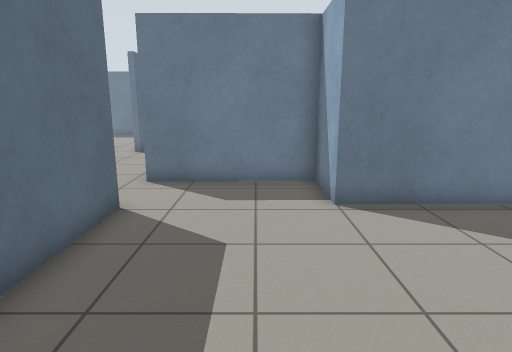
View 1 (above)

23 first-person views from a walk through a robot-simulator world made for Gazebo. The camera is 1.2 m above the floor, tilts 12° down and sees 75° across. The floor is counted in squares, 0.5 m on a side. Each view is taken from the middle of a square. On the plan, view 1 faces up. The plan holds only what a view shows up to about 19 squares ahead; the rest is blank.

View 2
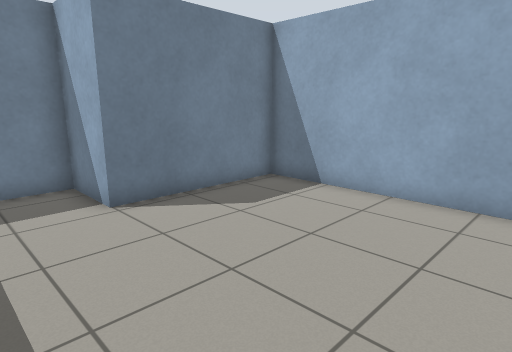

View 3
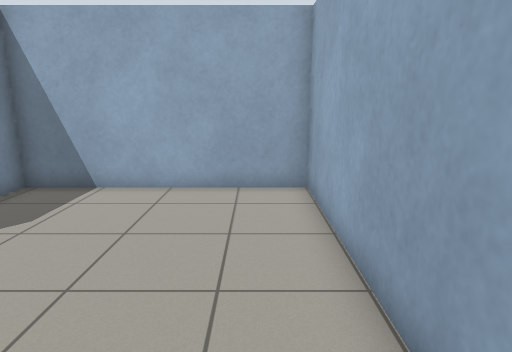

View 4
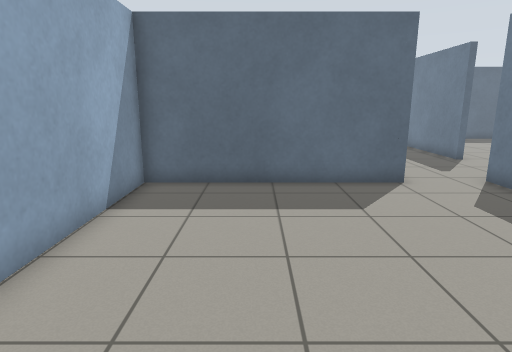

View 5
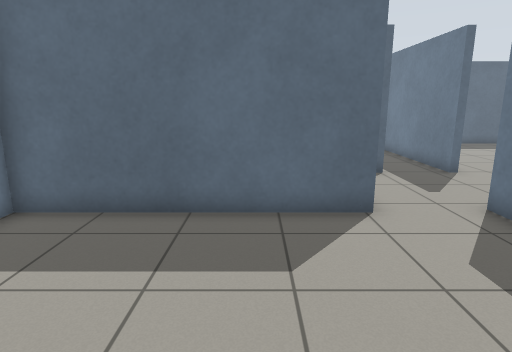

View 6
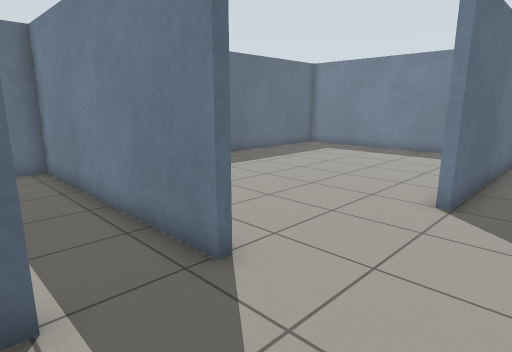

View 7
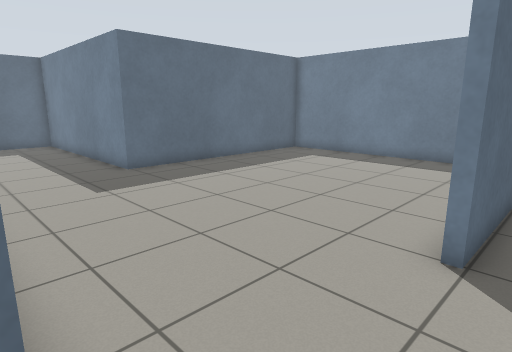

View 8
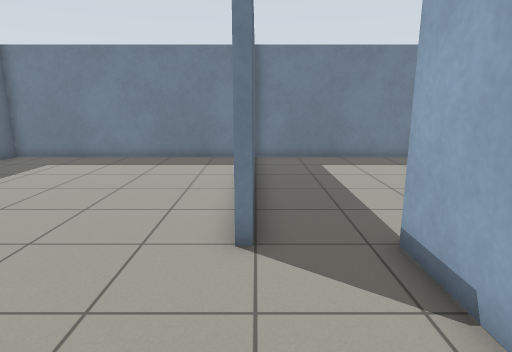

View 9
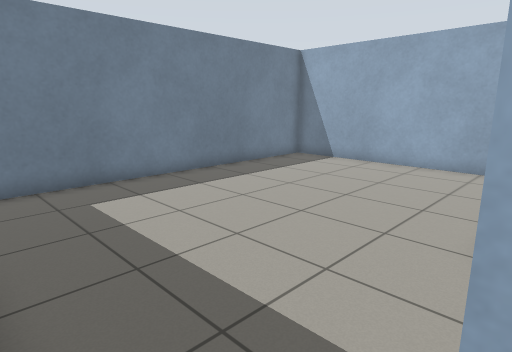

View 10
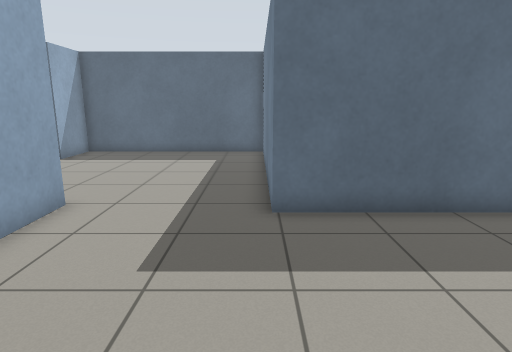

View 11
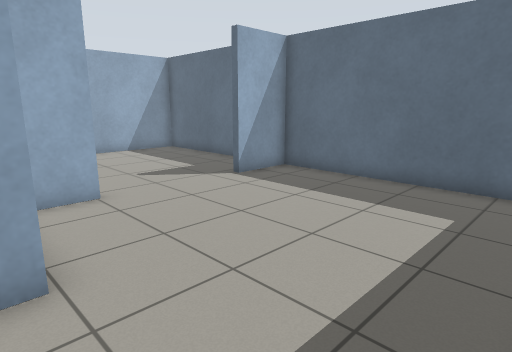

View 12
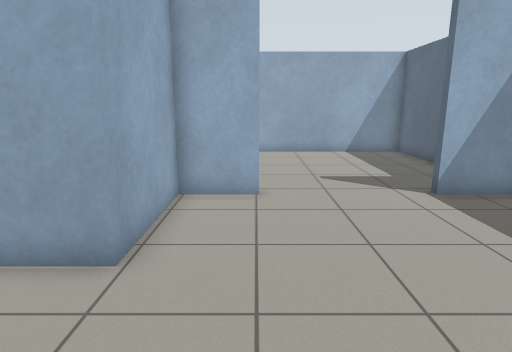

View 13
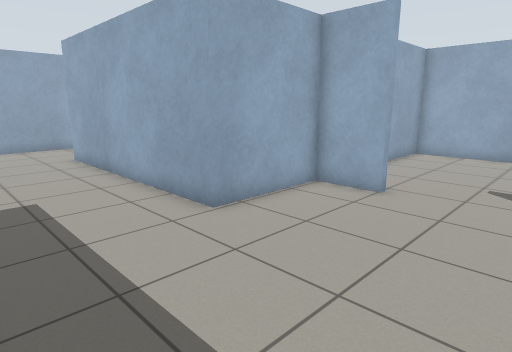

View 14
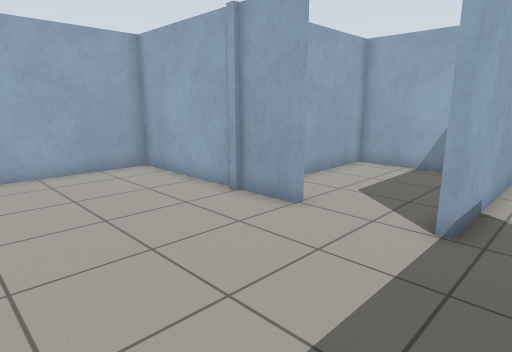

View 15
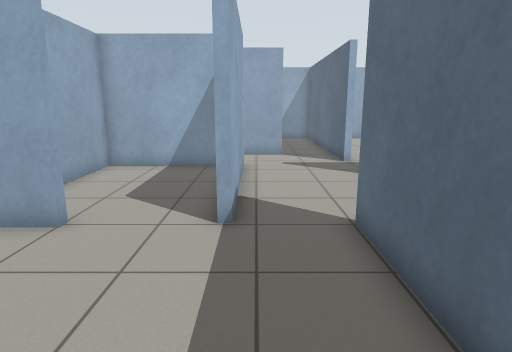

View 16
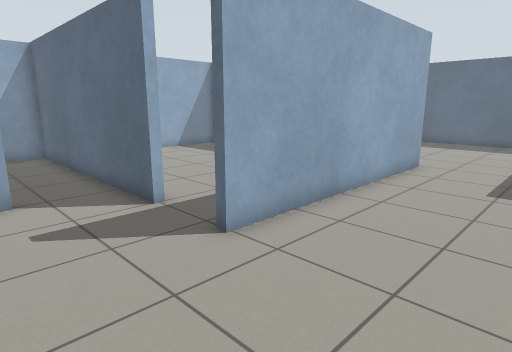

View 17
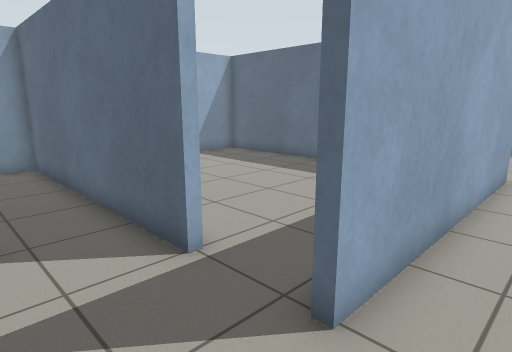

View 18
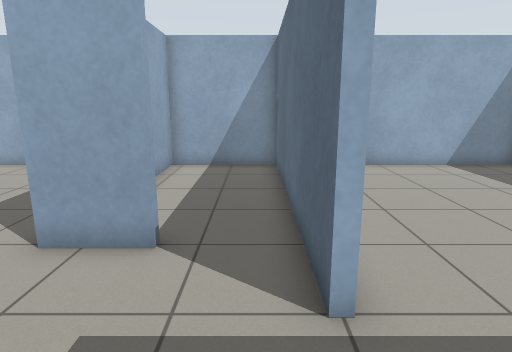

View 19
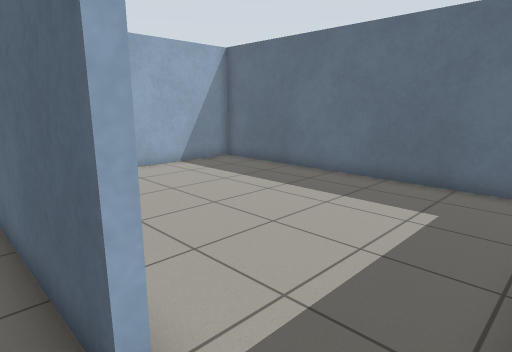

View 20
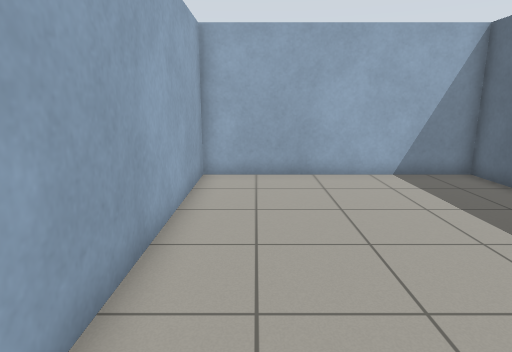

View 21
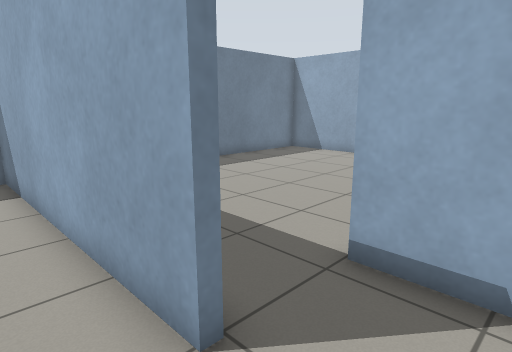

View 22
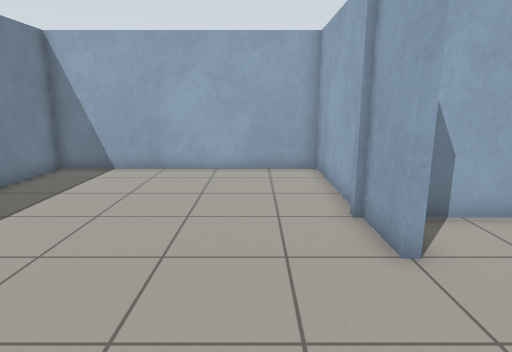

View 23
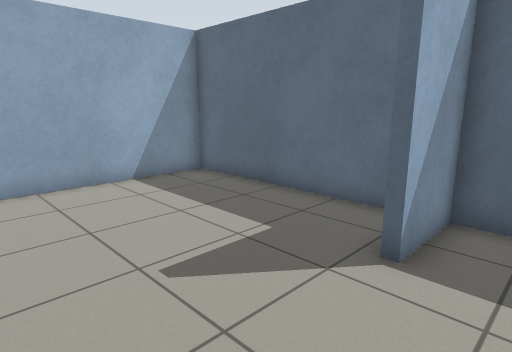

### Floor plan
Points are (right, up) in squares from view 1. A wall is a line through its corners. A room is listed if a view was taken in it or the views show most of it. See-through windows are left out.
Room 1 (views 1, 2, 3, 4, 5)
walls: (-3.3, 7.7) (-3.3, -0.5) (7.6, -0.5) (7.6, 7.9) (1.9, 7.9) (1.9, 10.5) (-3.5, 10.4)
ways out: opening at (-3, 8.5) to room 2
Room 2 (views 6, 7, 8, 19)
walls: (-7.8, 9.6) (-7.8, 7.4); (-3.5, 10.4) (-3.5, 12.4); (-5.3, 7.2) (-5.3, 7.7) (-3.3, 7.7)
ways out: opening at (-3, 8.5) to room 1; opening at (-5.5, 12) to room 3; opening at (-8, 10.5) to room 6; opening at (-6.5, 7) to room 8
Room 3 (views 9, 10, 11, 16, 17, 18, 21)
walls: (-6.1, 18.4) (-6.1, 17.4); (-6.4, 17.4) (-6.4, 27.6) (-17.3, 27.6) (-17.3, 17.4); (-17.9, 12.3) (-7.7, 12.3); (-3.5, 12.4) (-3.5, 17.4)
ways out: opening at (-5.5, 12) to room 2; opening at (-18, 15) to room 4; opening at (-4.5, 18) to room 5
Room 4 (views 12, 13, 23)
walls: (-20.1, 8.2) (-17.9, 8.2) (-17.9, 12.3); (-17.3, 17.4) (-27.5, 17.4) (-27.5, 8.2) (-24.9, 8.2)
ways out: opening at (-18, 15) to room 3; opening at (-22.5, 8) to room 7
Room 5 (views 14, 15, 22)
walls: (2.4, 17.7) (7.6, 17.7) (7.6, 27.6) (-6.1, 27.6); (-0.1, 17.2) (-0.1, 17.7) (2, 17.7); (-3.5, 17.4) (-3.1, 17.4); (-6.1, 25.4) (-6.1, 18.4)
ways out: opening at (-4.5, 18) to room 3; opening at (-1.5, 17) to room 9
Room 6 (view 20)
walls: (-8.2, 9.6) (-7.8, 9.6); (-7.7, 12) (-17.6, 12) (-17.6, -0.5) (-8.1, -0.5) (-8.1, 9)
ways out: opening at (-8, 10.5) to room 2
Room 7 (no view inside)
walls: (-20.1, 7.8) (-20.1, 8.2); (-27.5, 6.9) (-27.5, -0.5) (-17.9, -0.5) (-17.9, 2.8)
ways out: opening at (-22.5, 8) to room 4
Room 8 (no view inside)
walls: (-7.8, 7.4) (-7.8, -0.5) (-3.5, -0.5) (-3.5, 1.9)
ways out: opening at (-6.5, 7) to room 2
Room 9 (no view inside)
walls: (-2.5, 10.7) (1.9, 10.8) (1.9, 16.4)
ways out: opening at (-1.5, 17) to room 5

Positions as (right, up) in squares from view 1, and headings:
1: (0, 0), facing up
2: (-1, 0), facing up-right
3: (-2, 1), facing right
4: (7, 3), facing left
5: (4, 5), facing left
6: (-4, 9), facing up-left
7: (-5, 12), facing up-left
8: (-6, 12), facing up
9: (-6, 17), facing up-right
10: (-10, 17), facing left
11: (-17, 17), facing down-left
12: (-20, 17), facing down
13: (-24, 17), facing down-right
14: (-5, 24), facing down-right
15: (-4, 24), facing down
16: (-4, 17), facing down-left
17: (-5, 14), facing down-left
18: (-7, 13), facing down
19: (-7, 12), facing down-left
20: (-10, 11), facing down
21: (-8, 15), facing up-right
22: (-5, 20), facing right
23: (-20, 10), facing down-left
